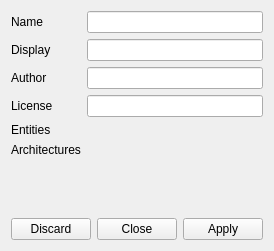
<?xml version="1.0" encoding="UTF-8"?>
<ui version="4.0">
 <class>PackageItemForm</class>
 <widget class="QWidget" name="PackageItemForm">
  <property name="geometry">
   <rect>
    <x>0</x>
    <y>0</y>
    <width>266</width>
    <height>251</height>
   </rect>
  </property>
  <property name="windowTitle">
   <string>Form</string>
  </property>
  <layout class="QVBoxLayout" name="verticalLayout">
   <item>
    <layout class="QFormLayout" name="formLayout">
     <item row="0" column="0">
      <widget class="QLabel" name="nameLabel">
       <property name="text">
        <string>Name</string>
       </property>
       <property name="buddy">
        <cstring>nameValue</cstring>
       </property>
      </widget>
     </item>
     <item row="0" column="1">
      <widget class="QLineEdit" name="nameValue"/>
     </item>
     <item row="1" column="0">
      <widget class="QLabel" name="displayLabel">
       <property name="text">
        <string>Display</string>
       </property>
       <property name="buddy">
        <cstring>displayValue</cstring>
       </property>
      </widget>
     </item>
     <item row="1" column="1">
      <widget class="QLineEdit" name="displayValue"/>
     </item>
     <item row="2" column="0">
      <widget class="QLabel" name="authorLabel">
       <property name="text">
        <string>Author</string>
       </property>
      </widget>
     </item>
     <item row="2" column="1">
      <widget class="QLineEdit" name="authorValue"/>
     </item>
     <item row="3" column="0">
      <widget class="QLabel" name="licenseLabel">
       <property name="text">
        <string>License</string>
       </property>
      </widget>
     </item>
     <item row="3" column="1">
      <widget class="QLineEdit" name="licenseValue"/>
     </item>
     <item row="4" column="0">
      <widget class="QLabel" name="entriesLabel">
       <property name="text">
        <string>Entities</string>
       </property>
      </widget>
     </item>
     <item row="4" column="1">
      <widget class="QLabel" name="entriesValue">
       <property name="text">
        <string/>
       </property>
      </widget>
     </item>
     <item row="5" column="0">
      <widget class="QLabel" name="architecturesLabel">
       <property name="text">
        <string>Architectures</string>
       </property>
      </widget>
     </item>
     <item row="5" column="1">
      <widget class="QLabel" name="architecturesValue">
       <property name="text">
        <string/>
       </property>
      </widget>
     </item>
    </layout>
   </item>
   <item>
    <spacer name="verticalSpacer">
     <property name="orientation">
      <enum>Qt::Vertical</enum>
     </property>
     <property name="sizeHint" stdset="0">
      <size>
       <width>20</width>
       <height>40</height>
      </size>
     </property>
    </spacer>
   </item>
   <item>
    <widget class="QDialogButtonBox" name="buttonBox">
     <property name="standardButtons">
      <set>QDialogButtonBox::Apply|QDialogButtonBox::Close|QDialogButtonBox::Discard</set>
     </property>
    </widget>
   </item>
  </layout>
 </widget>
 <resources/>
 <connections/>
</ui>
